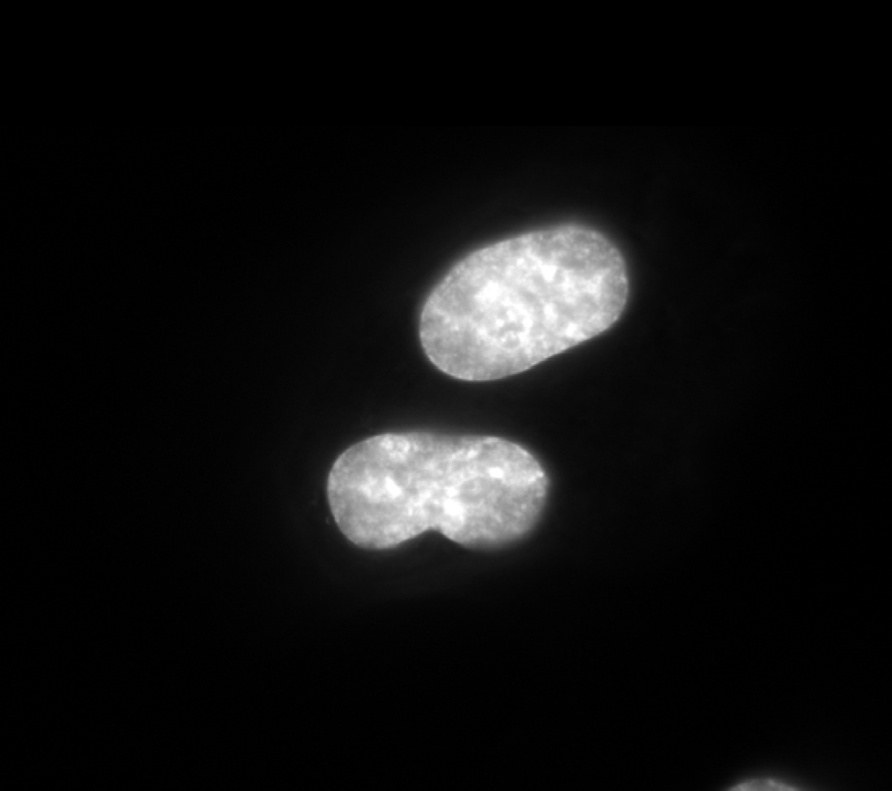
#> input picture Computer_Vision_Workshop/Cell Images/CellA_Nuclei.jpg, 892 x 791 px, shrunk from 1097 x 973 before the run, found by its file name
$ jupyter execute aiMATCH_Module_4_2_Number_of_nuclei.ipynb
#> lines starting #> are read from the running program, lines starting #| are printed output that depends on the picture; after the words box and inside, x2 and y2 are one past the last pixel; in counts of white or black regions, pixels touching at a corner belong together
# Determining the number of nuclei

**Objective** <br>
Segment and quantify nuclei in microscopy images by applying Otsu thresholding to obtain a binary mask, identifying connected components to estimate object count, and using contour detection to outline individual nuclei

**Relevant resources** <br>
[OpenCV: Image Thresholding](https://docs.opencv.org/3.4/d7/d4d/tutorial_py_thresholding.html) <br>
[OpenCV: Contours : Getting Started](https://docs.opencv.org/3.4/d4/d73/tutorial_py_contours_begin.html) <br>
[OpenCV: Connected Components Function](https://docs.opencv.org/3.4/d3/dc0/group__imgproc__shape.html#gac2718a64ade63475425558aa669a943a) <br>
[OpenCV: Contour Features](https://docs.opencv.org/4.x/dd/d49/tutorial_py_contour_features.html)

**Acknowledgements** <br>
aiMATCH Hands-on Workshop Series: Computer vision for microscopy image analysis. NIH AIM AHEAD DICB Program <br>
Principal Investigator: Amina Qutub, Ph.D., University of Texas at San Antonio<br>
Workshop Presenters: David Hernandez-Guzman and Mignon Dumanjog, University of Texas at San Antonio<br> Code Author: Mignon Dumanjog, University of Texas at San Antonio<br>

---

# Import packages

[cell 1]
import cv2
import matplotlib.pyplot as plt
import numpy as np
import pandas as pd
import urllib.request

# Load images
Use either option 1 or option 2.

**Option 1:** Access the photos through GitHub links (no downloads necessary)

[cell 2]
# Import images
img_A_path = 'https://github.com/qutublab/aiMATCH/releases/download/CV-microscopy-workshop/CellA_Nuclei.jpg'
img_B_path = 'https://github.com/qutublab/aiMATCH/releases/download/CV-microscopy-workshop/CellB_Nuclei.jpg'
img_C_path = 'https://github.com/qutublab/aiMATCH/releases/download/CV-microscopy-workshop/CellC_Nuclei.jpg'

def load_image_from_url(url):
    with urllib.request.urlopen(url) as url_response:
        img_array = np.array(bytearray(url_response.read()), dtype=np.uint8)
        img = cv2.imdecode(img_array, cv2.IMREAD_COLOR)
#> img is the input picture: shape (791, 892, 3); min 0, max 255, mean 15.7
    return img

A = load_image_from_url(img_A_path)
B = load_image_from_url(img_B_path)
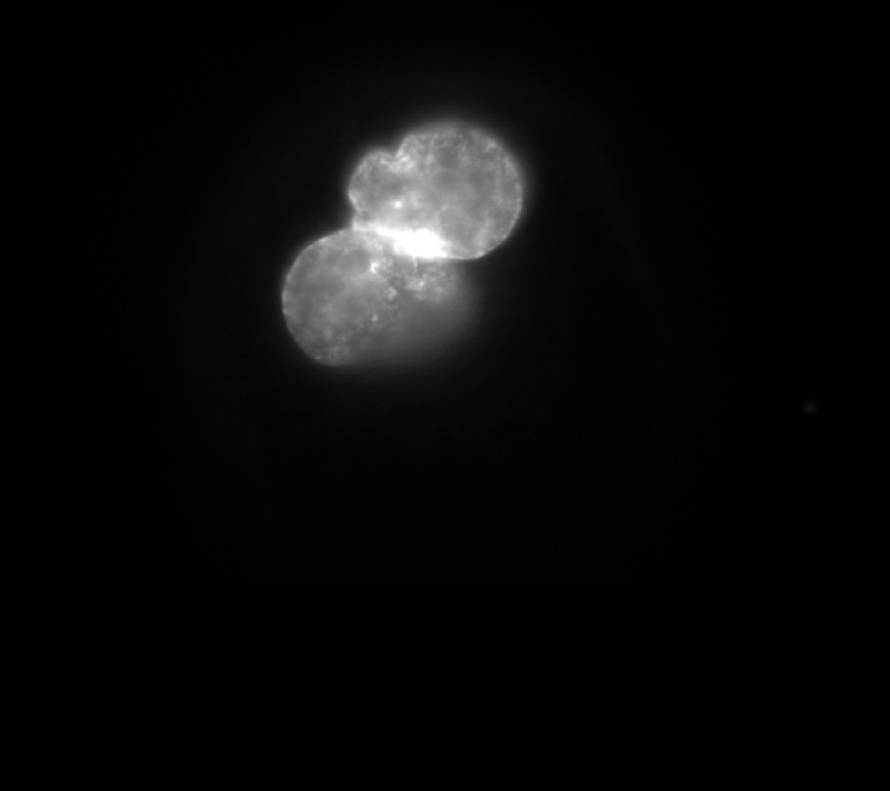
#> input picture Computer_Vision_Workshop/Cell Images/CellB_Nuclei.jpg, 890 x 791 px, shrunk from 1095 x 973 before the run, found by its file name
#> in load_image_from_url, img is the input picture: shape (791, 890, 3); min 0, max 255, mean 10
C = load_image_from_url(img_C_path)
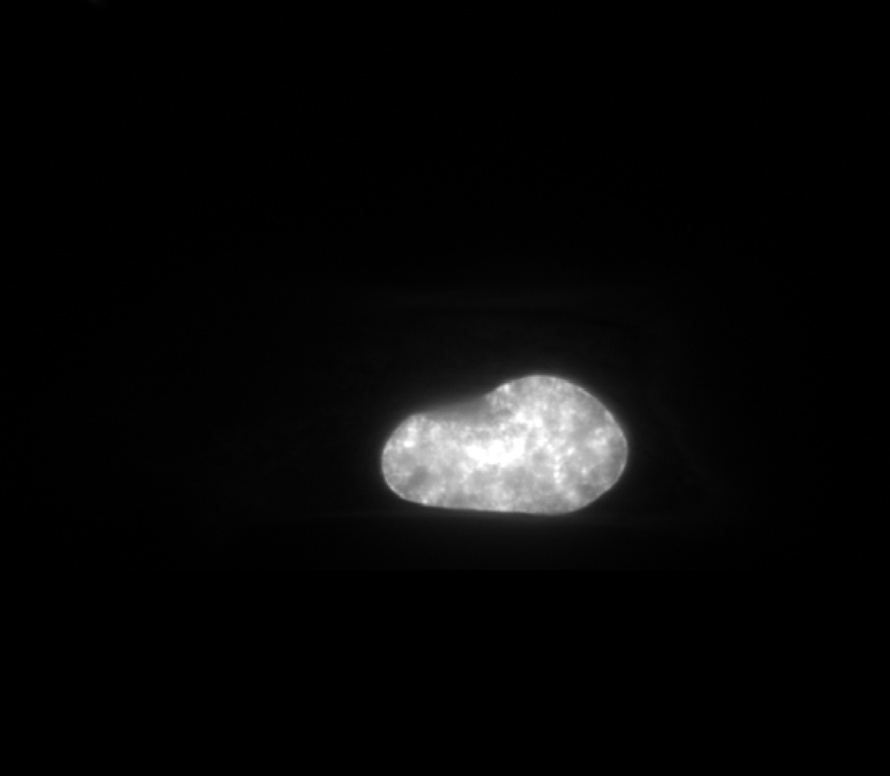
#> input picture Computer_Vision_Workshop/Cell Images/CellC_Nuclei.jpg, 890 x 776 px, shrunk from 1095 x 954 before the run, found by its file name
#> in load_image_from_url, img is the input picture: shape (776, 890, 3); min 0, max 255, mean 8.8

# Check if images were loaded successfully
images_to_check = {'A': A, 'B': B, 'C': C}
image_paths = {'A': img_A_path, 'B': img_B_path, 'C': img_C_path}

for img_name, img_data in images_to_check.items():
    if img_data is None:
        raise FileNotFoundError(f"Error: Could not load image from {image_paths[img_name]}. Please ensure the file exists and the path is correct.")
    else:
        print(f"Image {img_name} loaded successfully.")
#> this loop made 3 passes
#> img_name on passes 1 to 3: 'A', 'B', 'C'
#| Image A loaded successfully.
#| Image B loaded successfully.
#| Image C loaded successfully.

**Option 2:** Locally or through Google drive

[cell 3]
# # Uncomment if accessing images via Google drive
# from google.colab import drive
# drive.mount('/content/drive')

# Import images
img_A_path = '/content/drive/MyDrive/aiMATCH Workshop Series/Module 4/CellA_Nuclei.jpg' # update with your file path
img_B_path = '/content/drive/MyDrive/aiMATCH Workshop Series/Module 4/CellB_Nuclei.jpg' # update with your file path
img_C_path = '/content/drive/MyDrive/aiMATCH Workshop Series/Module 4/CellC_Nuclei.jpg' # update with your file path

A = cv2.imread(img_A_path)
B = cv2.imread(img_B_path)
C = cv2.imread(img_C_path)

# Check if images were loaded successfully
images_to_check = {'A': A, 'B': B, 'C': C}
image_paths = {'A': img_A_path, 'B': img_B_path, 'C': img_C_path}

for img_name, img_data in images_to_check.items():
    if img_data is None:
        raise FileNotFoundError(f"Error: Could not load image from {image_paths[img_name]}. Please ensure the file exists and the path is correct.")
    else:
        print(f"Image {img_name} loaded successfully.")

**Once loaded, display the images**

[cell 4]
plt.figure(figsize=(15, 5))

plt.subplot(1, 3, 1)
plt.imshow(A)
plt.title('A')
plt.axis('off')

plt.subplot(1, 3, 2)
plt.imshow(B)
plt.title('B')
plt.axis('off')

plt.subplot(1, 3, 3)
plt.imshow(C)
plt.title('C')
plt.axis('off')

plt.tight_layout()
plt.show()

# Apply grayscaling + blurring filter

Blurring is applied before contour detection to reduce noise and small intensity variations, producing smoother, more accurate contours.

[cell 5]
# Grayscale and blur
Ab = cv2.blur(cv2.cvtColor(A,cv2.COLOR_BGR2GRAY), (50,50))
Bb = cv2.blur(cv2.cvtColor(B,cv2.COLOR_BGR2GRAY), (50,50))
Cb = cv2.blur(cv2.cvtColor(C,cv2.COLOR_BGR2GRAY), (50,50))

# Display grayscale blurred images Ab, Bb, and Cb
plt.figure(figsize=(15, 5))

plt.subplot(1, 3, 1)
plt.imshow(Ab, cmap='gray')
plt.title('Ab')
plt.axis('off')

plt.subplot(1, 3, 2)
plt.imshow(Bb, cmap='gray')
plt.title('Bb')
plt.axis('off')

plt.subplot(1, 3, 3)
plt.imshow(Cb, cmap='gray')
plt.title('Cb')
plt.axis('off')

plt.tight_layout()
plt.show()

# Otsu's thresholding
A global threshold that best separates foreground and background is automatically selected by minimizing intra-class variance (or equivalently maximizing between-class variance).

[cell 6]
# Otsu's Thresholding
ret_A, thresh_A = cv2.threshold(Ab, 0, 255, cv2.THRESH_BINARY + cv2.THRESH_OTSU)
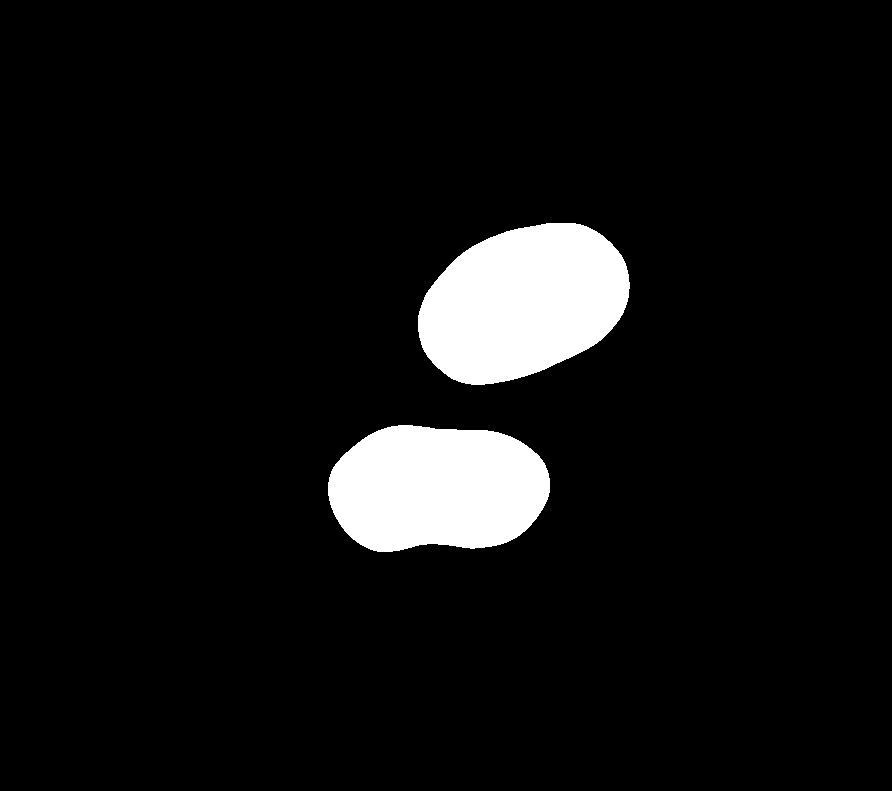
#> thresh_A: shape (791, 892); 6.8% white; 2 white regions, box (x1, y1, x2, y2) and area: (418, 223, 630, 385) 25421, (328, 425, 550, 552) 22855
#> ret_A = 84
ret_B, thresh_B = cv2.threshold(Bb, 0, 255, cv2.THRESH_BINARY + cv2.THRESH_OTSU)
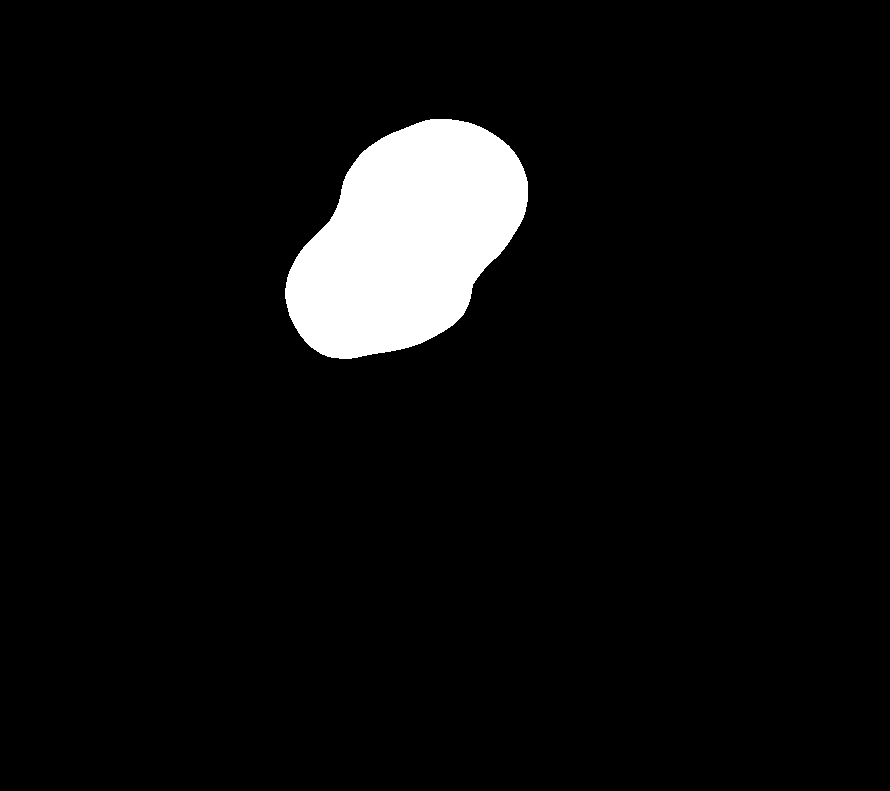
#> thresh_B: shape (791, 890); 5.6% white; 1 white region, box (x1, y1, x2, y2) and area: (285, 119, 528, 359) 39256
#> ret_B = 64
ret_C, thresh_C = cv2.threshold(Cb, 0, 255, cv2.THRESH_BINARY + cv2.THRESH_OTSU)
#> thresh_C: shape (776, 890); 4% white; 1 white region, box (x1, y1, x2, y2) and area: (379, 370, 628, 520) 27724
#> ret_C = 81

# Display images
plt.figure(figsize=(15, 5))

plt.subplot(1, 3, 1)
plt.imshow(thresh_A, cmap='gray')
plt.title("Cell A (Otsu's Threshold: " + str(round(ret_A, 2)) + ")")
plt.axis('off')

plt.subplot(1, 3, 2)
plt.imshow(thresh_B, cmap='gray')
plt.title("Cell B (Otsu's Threshold: " + str(round(ret_B, 2)) + ")")
plt.axis('off')

plt.subplot(1, 3, 3)
plt.imshow(thresh_C, cmap='gray')
plt.title("Cell C (Otsu's Threshold: " + str(round(ret_C, 2)) + ")")
plt.axis('off')

plt.tight_layout()
plt.show()

# Obtain number of nuclei and display bounding boxes

We identify nuclei by detecting **connected components**—clusters of adjacent foreground pixels in a binary image treated as individual objects.

[cell 7]
num_labels, labels, stats, centroids = cv2.connectedComponentsWithStats(thresh_A)
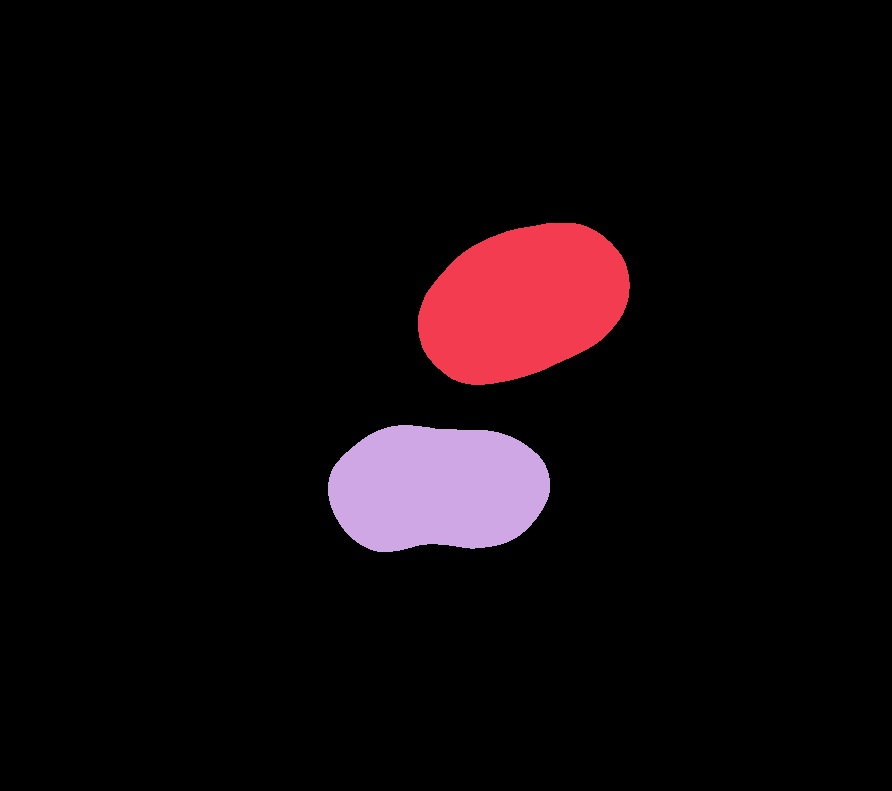
#> labels: shape (791, 892) int32; 3 distinct labels, from 0 to 2; one colour per label, 0 black
#> num_labels = 3; stats = [[0, 0, 892, 791, 657296], [418, 223, 212, 162, 25421], [328, 425, 222, 127, 22855]]; centroids = [[442.8, 395.3], [522.8, 302.5], [437, 488.2]]

print(f"Number of connected components: {num_labels}")
#| Number of connected components: 3

# stats: [label, x, y, width, height, area]
for i in range(0, num_labels):
    x, y, w, h, area = stats[i]
    cx, cy = centroids[i]
    print(f"Component {i}: bbox=({x},{y},{w},{h}), area={area}, centroid=({cx:.1f},{cy:.1f})")
#> this loop made 3 passes
#> (x, y, w, h, area, cx, cy) on passes 1 to 3: (0, 0, 892, 791, 657296, 442.8, 395.3), (418, 223, 212, 162, 25421, 522.8, 302.5), (328, 425, 222, 127, 22855, 437, 488.2)
#| Component 0: bbox=(0,0,892,791), area=657296, centroid=(442.8,395.3)
#| Component 1: bbox=(418,223,212,162), area=25421, centroid=(522.8,302.5)
#| Component 2: bbox=(328,425,222,127), area=22855, centroid=(437.0,488.2)

# Display connected components in thresh_A
plt.figure(figsize=(6, 6))
plt.imshow(labels, cmap='jet')
plt.title("Connected Components in thresh_A")
plt.axis('off')
plt.show()

Each component is represented with a **bounding box**, a rectangle that tightly encloses it, providing a clear way to locate and visualize the nuclei. Loop over all three images and display bounding boxes around cells

[cell 8]
images = {"A": thresh_A, "B": thresh_B, "C": thresh_C}
main_images = {"A": A.copy(), "B": B.copy(), "C": C.copy()}

for name, img in images.items():
    num_labels, labels, stats, centroids = cv2.connectedComponentsWithStats(img)

    img_bbox = main_images[name]
    for i in range(1, num_labels):  # skip background
        x, y, w, h, area = stats[i]
        cv2.rectangle(img_bbox, (x, y), (x + w, y + h), (0, 255, 0), 5)

    plt.figure(figsize=(6,6))
    plt.imshow(img_bbox)
    plt.title(f"Cell {name} with Bounding Boxes. Number of foreground components: {num_labels-1}")
    plt.axis('off')
    plt.show()
#> this loop made 3 passes
#> (name, num_labels, stats, centroids) on passes 2 to 3: ('B', 2, [[0, 0, 890, 791, 664734], [285, 119, 243, 240, 39256]], [[446.7, 404.2], [406.8, 239.2]]), ('C', 2, [[0, 0, 890, 776, 662916], [379, 370, 249, 150, 27724]], [[441.8, 384.9], [508.1, 450.2]])
#> (name, num_labels, centroids) on pass 1: ('A', 3, [[442.8, 395.3], [522.8, 302.5], [437, 488.2]])

# Define contours

We could also outline and obtain the contour objects for each cell, as in the previous exercise.

[cell 9]
def find_contours(thresh_img):
    contours, hierarchy = cv2.findContours(thresh_img, cv2.RETR_TREE, cv2.CHAIN_APPROX_SIMPLE)
#> contours = 2 contours; box (x1, y1, x2, y2) and area: (418, 223, 630, 385) 25158, (328, 425, 550, 552) 22591
    nuclei_count = len(contours)
#> nuclei_count = 2
    return contours, nuclei_count

[cell 10]
# Apply function
contours_A, A_nuc = find_contours(thresh_A)
#> contours_A has the same summary as contours in find_contours; A_nuc = 2
contours_B, B_nuc = find_contours(thresh_B)
#> in find_contours (call 2), `contours, hierarchy = cv2.findContours(thresh_img, cv2.RETR_TREE, cv2...`: contours = 1 contour; box (x1, y1, x2, y2) and area: (285, 119, 528, 359) 38924
#> contours_B has the same summary as contours in find_contours; B_nuc = 1
contours_C, C_nuc = find_contours(thresh_C)
#> in find_contours (call 3), `contours, hierarchy = cv2.findContours(thresh_img, cv2.RETR_TREE, cv2...`: contours = 1 contour; box (x1, y1, x2, y2) and area: (379, 370, 628, 520) 27436
#> contours_C has the same summary as contours in find_contours; C_nuc = 1

# Draw all contours
con_A = cv2.drawContours(cv2.cvtColor(thresh_A.copy(), cv2.COLOR_GRAY2RGB), contours_A, -1, (255, 0, 0), 10)
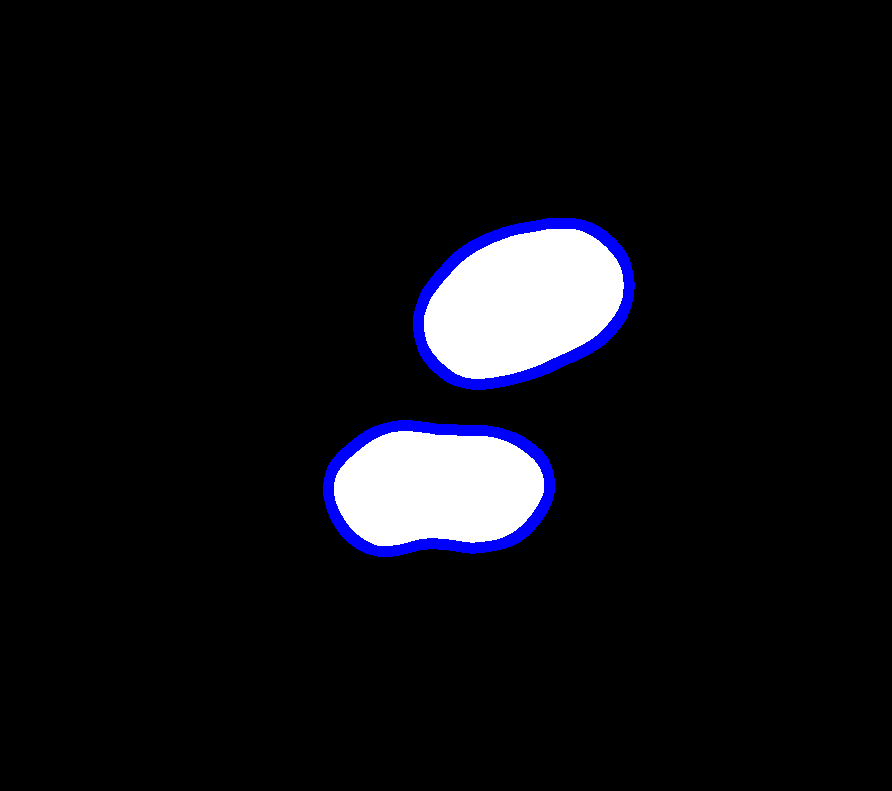
#> con_A: shape (791, 892, 3); mean B, G, R 19.7, 15, 15
con_B = cv2.drawContours(cv2.cvtColor(thresh_B.copy(), cv2.COLOR_GRAY2RGB), contours_B, -1, (255, 0, 0), 10)
con_C = cv2.drawContours(cv2.cvtColor(thresh_C.copy(), cv2.COLOR_GRAY2RGB), contours_C, -1, (255, 0, 0), 10)

# Display all contours
plt.figure(figsize=(18, 6))

plt.subplot(1, 3, 1)
plt.imshow(con_A)
plt.title("Cell A: Number of Nuclei = "+str(A_nuc))
plt.axis('off')

plt.subplot(1, 3, 2)
plt.imshow(con_B)
plt.title("Cell B: Number of Nuclei = "+str(B_nuc))
plt.axis('off')

plt.subplot(1, 3, 3)
plt.imshow(con_C)
plt.title("Cell C: Number of Nuclei = "+str(C_nuc))
plt.axis('off')

plt.tight_layout()
plt.show()
#> figure, not shown here; B, G, R data is drawn as R, G, B
